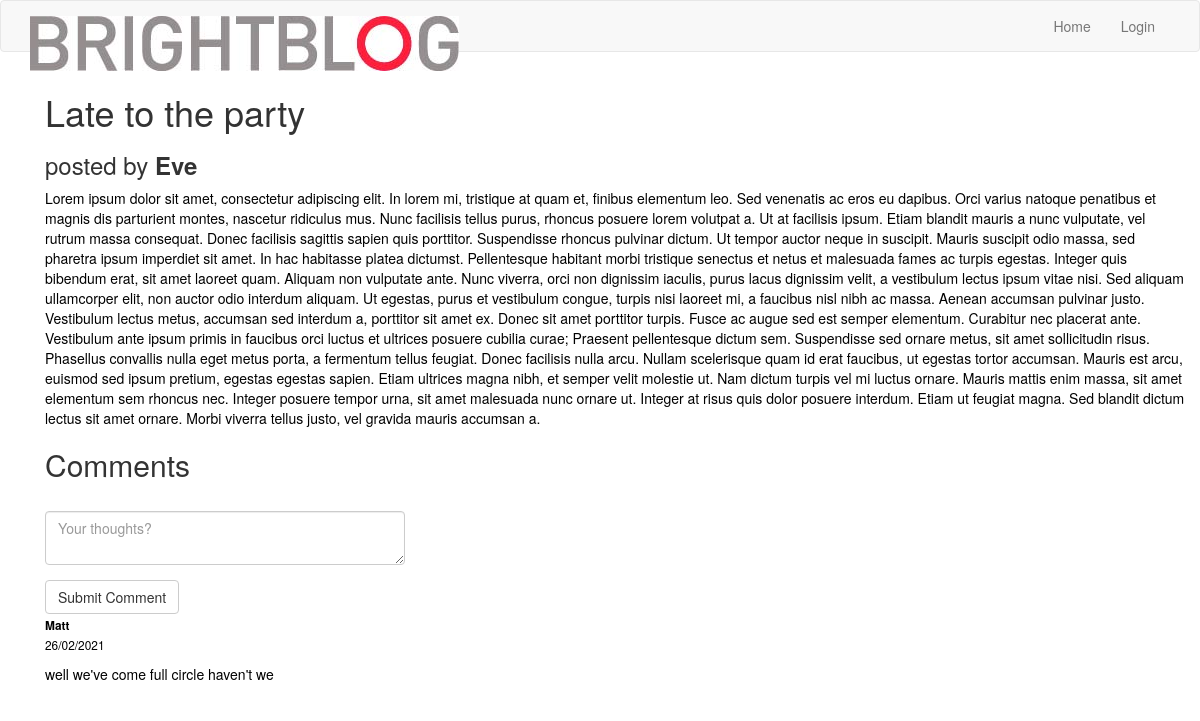
The page /showpost/3 on the database its author committed.
### app/models.py (models this page shows, shortened)
class Post(db.Model):
    id = db.Column(db.Integer, primary_key=True)
    title = db.Column(db.String(150))
    body = db.Column(db.Text())
    timestamp = db.Column(db.DateTime, index=True, default=datetime.utcnow)
    user_id = db.Column(db.Integer, db.ForeignKey('user.id'))

class User(UserMixin, db.Model):
    id = db.Column(db.Integer, primary_key=True)
    username = db.Column(db.String(64), index=True, unique=True)
    email = db.Column(db.String(120), index=True, unique=True)
    password_hash = db.Column(db.String(128))
    posts = db.relationship('Post', backref='author', lazy='dynamic')
    comments = db.relationship('Comment', backref='author', lazy='dynamic')

class Comment(db.Model):
    _N = 6 # number of digits used for each component of path
    id = db.Column(db.Integer, primary_key=True)
    text = db.Column(db.String(500))
    user_id = db.Column(db.Integer, db.ForeignKey('user.id'))
    post_id = db.Column(db.Integer, db.ForeignKey('post.id'))
    timestamp = db.Column(db.DateTime(), default=datetime.utcnow, index=True)
    path = db.Column(db.Text, index=True)
    parent_id = db.Column(db.Integer, db.ForeignKey('comment.id'))
    replies = db.relationship(
        'Comment', backref=db.backref('parent', remote_side=[id]),
        lazy='dynamic')

### app/routes.py (the view)
@app.route('/showpost/<int:post_id>', methods=['GET', 'POST'])
def show_post(post_id):
    form = CommentForm()
    post = Post.query.get(post_id)
    comments = Comment.query.filter_by(post_id=post_id).order_by(Comment.timestamp.asc())
    if post is not None:
        if form.validate_on_submit():
            comment = Comment(text=form.comment.data, author=current_user, post_id=post_id)
            comment.save()
            flash('Your comment has been posted!')
            return redirect(url_for('show_post', post_id=post.id))
        return render_template('showpost.html', title=post.title, form=form, post=post, comments=comments)
    else:
        return render_template('404.html', title='Page not found.')

### app/forms.py (shortened to what this page needs)
class CommentForm(FlaskForm):
    comment = TextAreaField('', render_kw={'placeholder': 'Your thoughts?'}, validators=[DataRequired(), Length(min=1, max=500)])
    submit = SubmitField('Submit Comment')

### app/templates/showpost.html (shortened to what this page needs)
{% extends "base.html" %}
{% import 'bootstrap/wtf.html' as wtf %}
{% block app_content %}
<div class="container">
    <h1>{{ post.title }}</h1>
    <h3>posted by <b>{{ post.author.username }}</b></h3>
    <p>{{post.body}}</p>
    <h2>Comments</h2>
    <div class="row">
        <div class="col-md-4">
            {{ wtf.quick_form(form) }}
        </div>
    </div>
    {% if comments is not none %}
        {% for comment in comments %}
            <div>
                <p>
                    <small>
                        <b>{{ comment.author.username }}<br></b> {{ comment.timestamp.strftime("%d/%m/%Y") }}
                    </small>
                </p>
                <p>{{ comment.text }}</p>
            </div>
        {% endfor %}
    {% endif %}
</div>
{% endblock %}

### app/static/brightblog.css (style rules this page uses)
p { color: black; }

### rows shown on the page
Post: title "Late to the party", body "Lorem ipsum dolor sit amet, consectetur adipiscing elit. In lorem mi, tristique at quam et, finibus elementum leo. Sed venenatis ac eros eu dapibus. Orci varius natoque penatibus et magnis dis parturient montes, nascetur ridiculus mus. Nunc facilisis tellus purus, rhoncus posuere lorem volutpat a. Ut at facilisis ipsum. Etiam blandit mauris a nunc vulputate, vel rutrum massa consequat. Donec facilisis sagittis sapien quis porttitor. Suspendisse rhoncus pulvinar dictum. Ut tempor auctor neque in suscipit. Mauris suscipit odio massa, sed pharetra ipsum imperdiet sit amet. In hac habitasse platea dictumst. Pellentesque habitant morbi tristique senectus et netus et malesuada fames ac turpis…"
User: author.username "Eve"
Comment: author.username "Matt", timestamp "26/02/2021", text "well we've come full circle haven't we"
